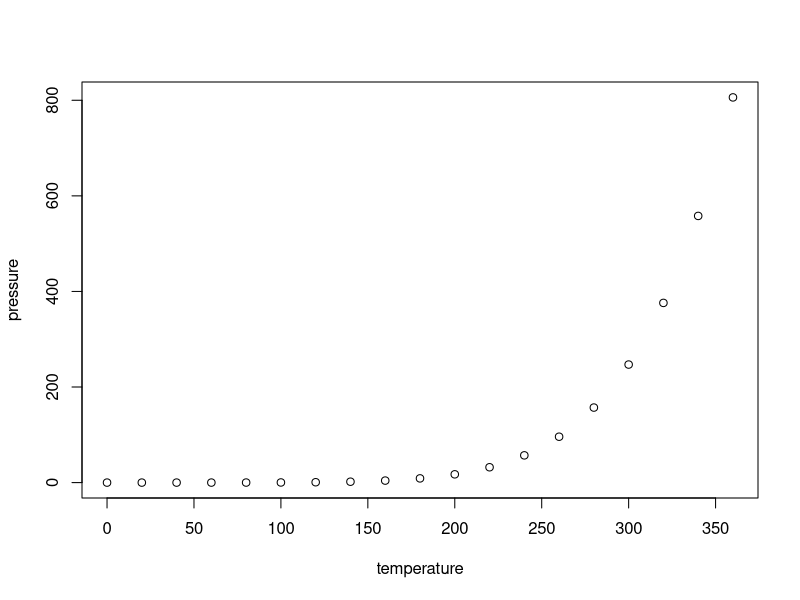
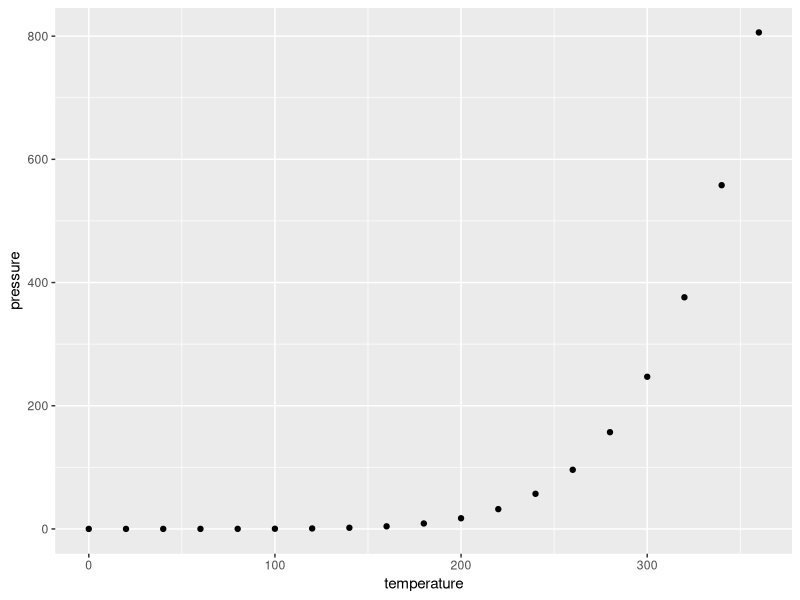

Recreate these plots in R, in order.
## ---- chunk 1
knitr::opts_chunk$set(echo = TRUE)
## ---- chunk 2
summary(cars)
## ---- chunk 3
plot(pressure)
## ---- chunk 4
library(ggplot2)
ggplot(pressure, aes(temperature, pressure) ) +geom_point()
